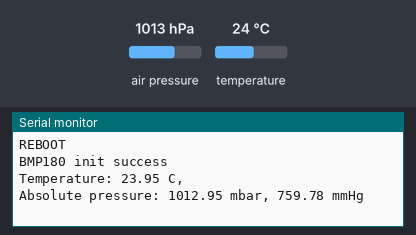
Recording of a sketch running on a simulated Arduino Uno, built with avr-gcc and run on an emulated ATmega328P. Shown: the last lines printed to the serial monitor. Wiring (inferred from the names in the program): BMP180 pressure sensor at I2C address 0x77. Inputs (shaded band) come from the test bench; at power-on: air pressure 1013 hPa, temperature 24 °C.

Above: at 1.2 s.
1.3 s: air pressure set to 952 hPa
4.3 s: temperature set to 12 °C
At 5.7 s:
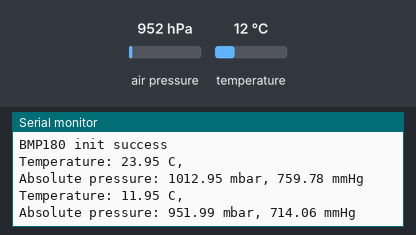
15.1 s: air pressure set to 975 hPa
At 15.8 s:
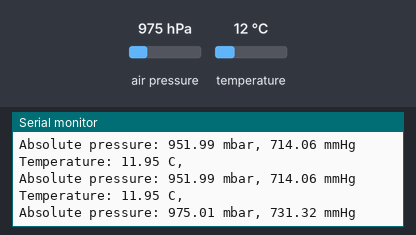
Timing chart, 0 to 18.1 s (numbered marks = the images above; inputs shaded):
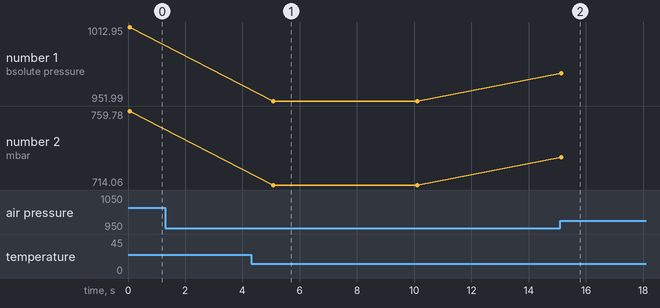

The sketch:

sketch_sep14aBMp.ino
```cpp
//https://robotchip.ru/obzor-datchika-davleniya-bmp180/?ysclid=lmimf1ivm7663737046
#include <SFE_BMP180.h>
#include <Wire.h>

SFE_BMP180 pressure;                          // Объявляем переменную для доступа к SFE_BMP180

void setup()
{
 Serial.begin(9600);                          // Задаем скорость передачи данных
 Serial.println("REBOOT");                    // Печать текста "Перезагрузка"

 if(pressure.begin())                         // Инициализация датчика
     Serial.println("BMP180 init success");   // Печать текста "BMP180 подключен"
   else{                                      // В противном случаи, датчик не подключен
     Serial.println("BMP180 init fail\n\n");  // Печать текста "BMP180 не подключен"
     while(1);                                // Пауза.
       }
}

void loop()
{
  char status;
  double T,P,p0,a;

/* Так как давление зависит от температуры, надо сначало узнать температуру
 * Считывание температуры занимает какоето время.
 * Если все хорошо, функция pressure.startTemperature вернет status с количеством милисикунд
 * которые нужно подождать. Ксли какае то проблема, то функция вернет 0.
*/

  status = pressure.startTemperature();       // Считывание показания
  if(status!=0){                              // Если значение status не 0, выполняем следующию команду.
     delay(status);                           // Ждем
     status = pressure.getTemperature(T);     // Полученые показания, сохраняем в переменную T
      if(status!=0){                          // Если все хорошо, функция вернет 1, иначе вернет 0
         Serial.print("Temperature: ");       // Печать текста "Температура"
         Serial.print(T,2);                   // Печать показания переменной "Т"
         Serial.println(" C, ");              // Печать текста "С"

/* Определяем показания атмосферного давления
 * Параметр указывает расширение, от 0 до 3 (чем больше расширение, тем больше точность, тем долше ждать)
 * Если все хорошо, функция pressure.startTemperature вернет status с количеством милисикунд
 * которые нужно подождать. Ксли какае то проблема, то функция вернет 0.
*/

  status = pressure.startPressure(3);         // Считывание показания
  if(status!=0){                              // Если значение status не 0, выполняем следующию команду.
     delay(status);                           // Ждем
     status = pressure.getPressure(P,T);      // Полученные показания, сохраняем в переменную P
      if(status!=0){                          // Если все хорошо, функция вернет 1, иначе вернет 0
         Serial.print("Absolute pressure: "); // Печать текста "Атмосферное давление"
          Serial.print(P,2);                  // Печать показания переменной mBar
          Serial.print(" mbar, ");            // Печать текста "mBar"
          Serial.print(P*0.7500637554192,2);  // Печать показания в mmHg
          Serial.println(" mmHg");}           // Печать текста "mmHg"

  else Serial.println("error retrieving pressure measurement\n");}    // Ошибка получения давления
  else Serial.println("error starting pressure measurement\n");}      // Ошибка запуска получения давления
  else Serial.println("error retrieving temperature measurement\n");} // Ошибка получения температуры
  else Serial.println("error starting temperature measurement\n");    // Ошибка запуска получения температуры
  delay(5000);                                                        // Пауза в 5с
}
```

SFE_BMP180.h
```cpp
// (licence header left out)
#ifndef SFE_BMP180_h
#define SFE_BMP180_h

#if defined(ARDUINO) && ARDUINO >= 100
#include "Arduino.h"
#else
#include "WProgram.h"
#endif

class SFE_BMP180
{
	public:
		SFE_BMP180(); // base type

		char begin();
			// call pressure.begin() to initialize BMP180 before use
			// returns 1 if success, 0 if failure (bad component or I2C bus shorted?)

		char startTemperature(void);
			// command BMP180 to start a temperature measurement
			// returns (number of ms to wait) for success, 0 for fail

		char getTemperature(double &T);
			// return temperature measurement from previous startTemperature command
			// places returned value in T variable (deg C)
			// returns 1 for success, 0 for fail

		char startPressure(char oversampling);
			// command BMP180 to start a pressure measurement
			// oversampling: 0 - 3 for oversampling value
			// returns (number of ms to wait) for success, 0 for fail

		char getPressure(double &P, double &T);
			// return absolute pressure measurement from previous startPressure command
			// note: requires previous temperature measurement in variable T
			// places returned value in P variable (mbar)
			// returns 1 for success, 0 for fail

		double sealevel(double P, double A);
			// convert absolute pressure to sea-level pressure (as used in weather data)
			// P: absolute pressure (mbar)
			// A: current altitude (meters)
			// returns sealevel pressure in mbar

		double altitude(double P, double P0);
			// convert absolute pressure to altitude (given baseline pressure; sea-level, runway, etc.)
			// P: absolute pressure (mbar)
			// P0: fixed baseline pressure (mbar)
			// returns signed altitude in meters

		char getError(void);
			// If any library command fails, you can retrieve an extended
			// error code using this command. Errors are from the wire library:
			// 0 = Success
			// 1 = Data too long to fit in transmit buffer
			// 2 = Received NACK on transmit of address
			// 3 = Received NACK on transmit of data
			// 4 = Other error

	private:

		char readInt(char address, int16_t &value);
			// read an signed int (16 bits) from a BMP180 register
			// address: BMP180 register address
			// value: external signed int for returned value (16 bits)
			// returns 1 for success, 0 for fail, with result in value

		char readUInt(char address, uint16_t &value);
			// read an unsigned int (16 bits) from a BMP180 register
			// address: BMP180 register address
			// value: external unsigned int for returned value (16 bits)
			// returns 1 for success, 0 for fail, with result in value

		char readBytes(unsigned char *values, char length);
			// read a number of bytes from a BMP180 register
			// values: array of char with register address in first location [0]
			// length: number of bytes to read back
			// returns 1 for success, 0 for fail, with read bytes in values[] array

		char writeBytes(unsigned char *values, char length);
			// write a number of bytes to a BMP180 register (and consecutive subsequent registers)
			// values: array of char with register address in first location [0]
			// length: number of bytes to write
			// returns 1 for success, 0 for fail

		int16_t AC1,AC2,AC3,VB1,VB2,MB,MC,MD;
		uint16_t AC4,AC5,AC6;
		double c5,c6,mc,md,x0,x1,x2,y0,y1,y2,p0,p1,p2;
		char _error;
};

#define BMP180_ADDR 0x77 // 7-bit address

#define	BMP180_REG_CONTROL 0xF4
#define	BMP180_REG_RESULT 0xF6

#define	BMP180_COMMAND_TEMPERATURE 0x2E
#define	BMP180_COMMAND_PRESSURE0 0x34
#define	BMP180_COMMAND_PRESSURE1 0x74
#define	BMP180_COMMAND_PRESSURE2 0xB4
#define	BMP180_COMMAND_PRESSURE3 0xF4

#endif
```

Measured:
- after the input at 4.3 s, the serial monitor: prints a new line after 0.75 s (image 1)
- after the input at 15.1 s, the serial monitor: prints a new line after 0.05 s (image 2)
- plotted number 1: 1012.95 → 951.99 after the input at 4.3 s, 951.99 → 975.01 after the input at 15.1 s
- plotted number 2: 759.78 → 714.06 after the input at 4.3 s, 714.06 → 731.32 after the input at 15.1 s
